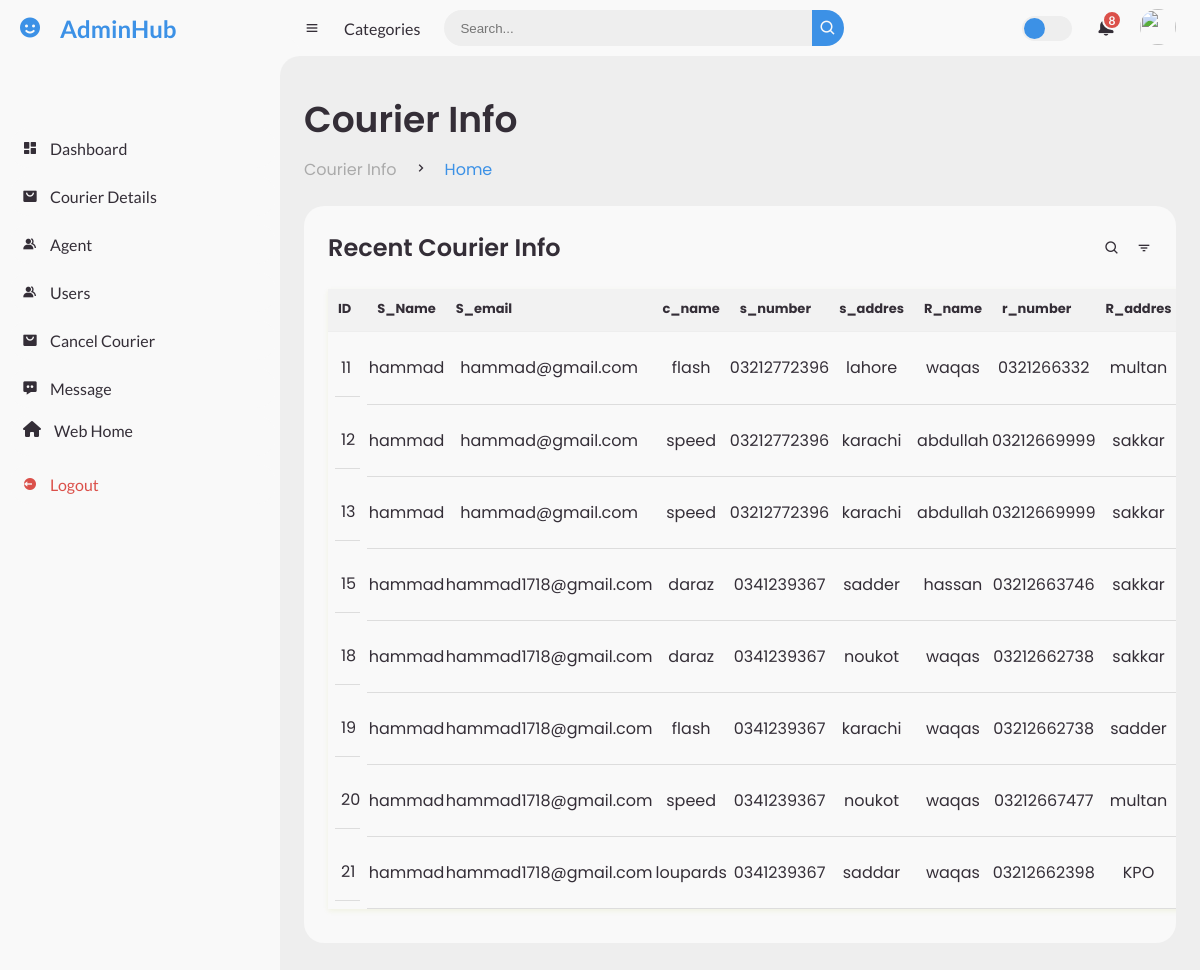
The page /admin/courier_info.php (signed in) on the database its author committed.
### tables this page shows
CREATE TABLE `registration` (
  `courier_id` int(20) NOT NULL,
  `sender_name` varchar(255) NOT NULL,
  `sender_email` varchar(100) NOT NULL,
  `company_name` varchar(50) NOT NULL,
  `sender_number` varchar(20) NOT NULL,
  `addres` text NOT NULL,
  `r_name` varchar(255) NOT NULL,
  `r_number` varchar(20) NOT NULL,
  `r_addres` text NOT NULL,
  `package_weight` decimal(5,2) NOT NULL,
  `package_dec` text NOT NULL,
  `deilvery_date` date NOT NULL,
  `image` blob NOT NULL,
  `agent_name` varchar(100) NOT NULL,
  `user_id` int(11) NOT NULL,
  `status` varchar(50) NOT NULL DEFAULT 'Pending'
);

### admin/courier_info.php (the view, shortened to what this page needs)
<?php
include "navbar.php";
include "../conn.php";
?>
<main>
    <div class="head-title">
        <div class="left">
            <h1>Courier Info</h1>
            <ul class="breadcrumb">
                <li><a href="#">Courier Info</a></li>
                <li><i class='bx bx-chevron-right'></i></li>
                <li><a class="active" href="index.php">Home</a></li>
            </ul>
        </div>
    </div>
    <div class="table-data">
        <div class="order">
            <div class="head">
                <h3>Recent Courier Info</h3>
                <i class='bx bx-search'></i>
                <i class='bx bx-filter'></i>
            </div>
            <table>
                <thead>
                    <tr>
                        <th>ID</th>
                        <th>S_Name</th>
                        <th>S_email</th>
                        <th>c_name</th>
                        <th>s_number</th>
                        <th>s_addres</th>
                        <th>R_name</th>
                        <th>r_number</th>
                        <th>R_addres</th>
                    </tr>
                </thead>
                <?php
                $select = "SELECT * FROM registration";
                $result = mysqli_query($conn, $select);
                while ($row = mysqli_fetch_array($result)) { ?>
                    <tbody>
                        <tr>
                            <td><?php echo $row['courier_id'] ?> </td>
                            <td><?php echo $row['sender_name'] ?> </td>
                            <td><?php echo $row['sender_email'] ?> </td>
                            <td><?php echo $row['company_name'] ?> </td>
                            <td><?php echo $row['sender_number'] ?> </td>
                            <td><?php echo $row['addres'] ?></td>
                            <td><?php echo $row['r_name'] ?> </td>
                            <td><?php echo $row['r_number'] ?></td>
                            <td><?php echo $row['r_addres'] ?></td>
                        </tr>
                    </tbody>
                <?php } ?>
            </table>
        </div>
    </div>
</main>
</section>
</body>
</html>

### admin/style.css (style rules this page uses)
* { margin: 0; padding: 0; box-sizing: border-box; }
a { text-decoration: none; }
li { list-style: none; }
:root { --poppins: 'Poppins', sans-serif; --lato: 'Lato', sans-serif; --light: #F9F9F9; --blue: #3C91E6; --light-blue: #CFE8FF; --grey: #eee; --dark-grey: #AAAAAA; --dark: #342E37; --red: #DB504A; --yellow: #FFCE26; --light-yellow: #FFF2C6; --orange: #FD7238; --light-orange: #FFE0D3; }
html { overflow-x: hidden; }
body { background: var(--grey); overflow-x: hidden; }
#content main { width: 100%; padding: 36px 24px; font-family: var(--poppins); max-height: calc(100vh - 56px); overflow-y: auto; }
#content main .head-title { display: flex; align-items: center; justify-content: space-between; grid-gap: 16px; flex-wrap: wrap; }
#content main .head-title .left h1 { font-size: 36px; font-weight: 600; margin-bottom: 10px; color: var(--dark); }
#content main .head-title .left .breadcrumb { display: flex; align-items: center; grid-gap: 16px; }
#content main .head-title .left .breadcrumb li { color: var(--dark); }
#content main .head-title .left .breadcrumb li a { color: var(--dark-grey); pointer-events: none; }
#content main .head-title .left .breadcrumb li a.active { color: var(--blue); pointer-events: unset; }
#content main .table-data { display: flex; flex-wrap: wrap; grid-gap: 24px; margin-top: 24px; width: 100%; color: var(--dark); }
#content main .table-data > div { border-radius: 20px; background: var(--light); padding: 24px; overflow-x: auto; }
#content main .table-data .head { display: flex; align-items: center; grid-gap: 16px; margin-bottom: 24px; }
#content main .table-data .head h3 { margin-right: auto; font-size: 24px; font-weight: 600; }
#content main .table-data .head .bx { cursor: pointer; }
#content main .table-data .order { flex-grow: 1; flex-basis: 500px; }
#content main .table-data .order table { width: 100%; border-collapse: collapse; }
#content main .table-data .order table th { padding-bottom: 12px; font-size: 13px; text-align: left; border-bottom: 1px solid var(--grey); }
#content main .table-data .order table td { padding: 16px 0; }
#content main .table-data .order table tr td:first-child { display: flex; align-items: center; grid-gap: 12px; padding-left: 6px; }

### rows shown on the page
registration: courier_id "11", sender_name "hammad", sender_email "hammad@gmail.com", company_name "flash", sender_number "03212772396", addres "lahore", r_name "waqas", r_number "0321266332", r_addres "multan"
registration: courier_id "12", sender_name "hammad", sender_email "hammad@gmail.com", company_name "speed", sender_number "03212772396", addres "karachi", r_name "abdullah", r_number "03212669999", r_addres "sakkar"
registration: courier_id "13", sender_name "hammad", sender_email "hammad@gmail.com", company_name "speed", sender_number "03212772396", addres "karachi", r_name "abdullah", r_number "03212669999", r_addres "sakkar"
registration: courier_id "15", sender_name "hammad", sender_email "hammad1718@gmail.com", company_name "daraz", sender_number "0341239367", addres "sadder", r_name "hassan", r_number "03212663746", r_addres "sakkar"
registration: courier_id "18", sender_name "hammad", sender_email "hammad1718@gmail.com", company_name "daraz", sender_number "0341239367", addres "noukot", r_name "waqas", r_number "03212662738", r_addres "sakkar"
registration: courier_id "19", sender_name "hammad", sender_email "hammad1718@gmail.com", company_name "flash", sender_number "0341239367", addres "karachi", r_name "waqas", r_number "03212662738", r_addres "sadder"
registration: courier_id "20", sender_name "hammad", sender_email "hammad1718@gmail.com", company_name "speed", sender_number "0341239367", addres "noukot", r_name "waqas", r_number "03212667477", r_addres "multan"
registration: courier_id "21", sender_name "hammad", sender_email "hammad1718@gmail.com", company_name "loupards", sender_number "0341239367", addres "saddar", r_name "waqas", r_number "03212662398", r_addres "KPO"
